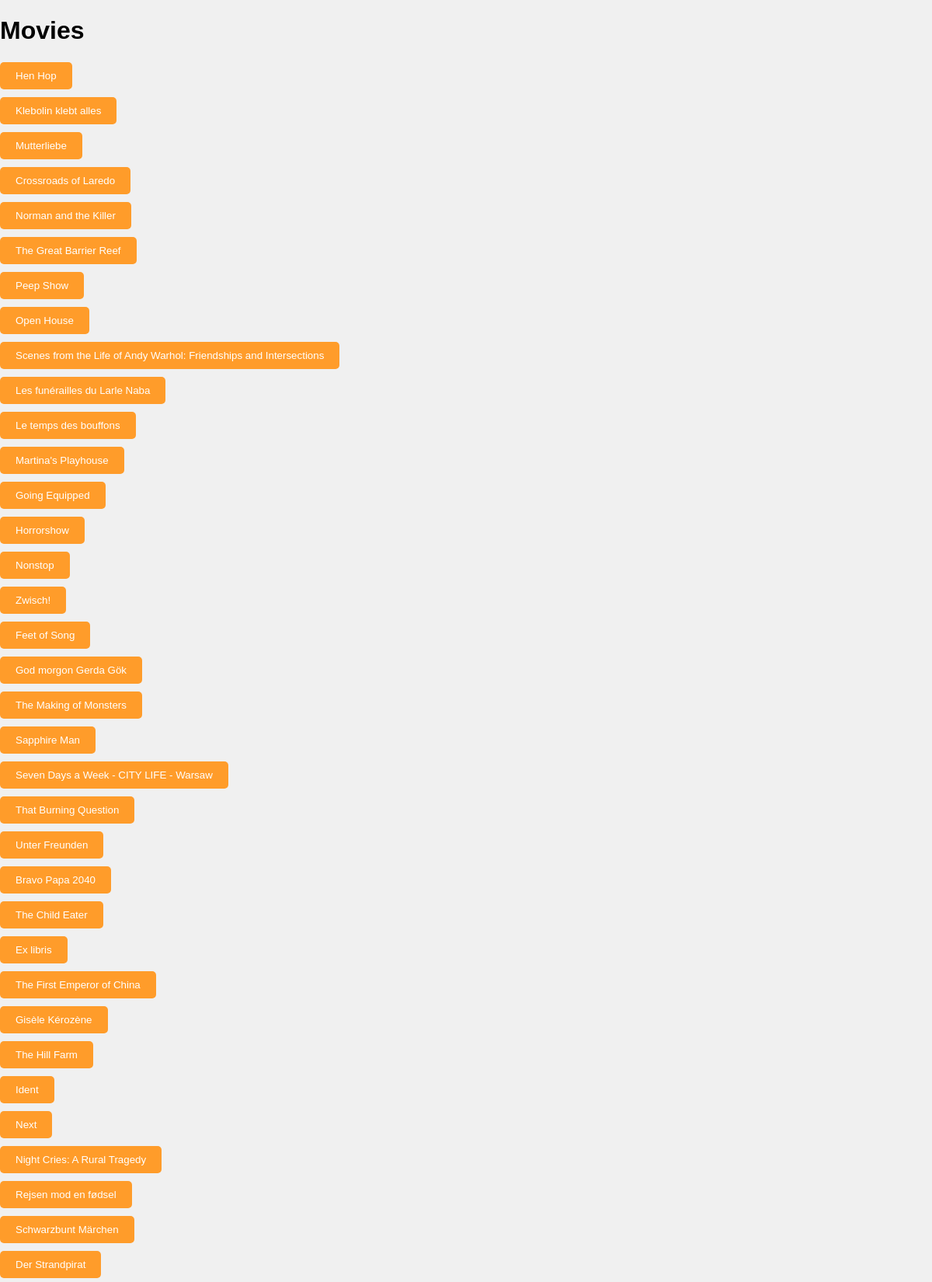
The app's page /ntuaflix_api/title (upper part) with its own data.
### myApp/models.py (models this page shows)
class Movies(models.Model):
  IS_ADULT_CHOICES = [
    (0, 'False'),
    (1, 'True')
  ]
  TITLE_TYPE_CHOICES = [
    ('short', 'short'),
    ('movie', 'movie'),
    ('tvEpisode', 'tvEpisode'),
    ]
  tconst = models.CharField(max_length=255, unique=True, primary_key=True)
  titleType = models.CharField(max_length=20, choices=TITLE_TYPE_CHOICES, null=False)
  primaryTitle = models.CharField(max_length=255, null=False)
  originalTitle = models.CharField(max_length=255, null=False)
  isAdult = models.BooleanField(choices=IS_ADULT_CHOICES, default=0)
  startYear = models.CharField(max_length=255, null=False, blank=False)
  endYear = models.CharField(max_length=255, default='\\N', null=True, blank=True)
  runtimeMinutes = models.PositiveIntegerField(default="\\N",null=True, blank=True)
  genres = models.CharField(max_length=255,default="\\N", null=True, blank=True)
  img_url_asset = models.URLField(max_length=2000, default="\\N", blank=True, null=True)

### myApp/views.py (the view)
# urls.py: path("title", views.titles, name="titles"),
def titles(request):
    titles = Movies.objects.all().values()
    template = loader.get_template('titles.html')
    context = {
        'titles': titles
    }
    return HttpResponse(template.render(context, request))

### myApp/templates/titles.html (shortened to what this page needs)
<!DOCTYPE html>
<html>
<head>
</head>
<body>
<h1>Movies</h1>
<ul class="movie-list">
  {% for x in titles %}
  <li>
    <button onclick="location.href='title/{{ x.tconst }}'">{{ x.primaryTitle }}</button>
  </li>
  {% endfor %}
</ul>
</body>
</html>

### myApp/templates/titles.html (style rules this page uses)
body { font-family: Arial, sans-serif; margin: 0; padding: 0; background: #f0f0f0; }
button { padding: 10px 20px; border: none; border-radius: 5px; background-color: #ff9c2a; color: white; cursor: pointer; }
.movie-list { list-style-type: none; padding: 0; }
.movie-list li { margin-bottom: 10px; }

### records on screen
Movies: primaryTitle "Hen Hop"
Movies: primaryTitle "Klebolin klebt alles"
Movies: primaryTitle "Mutterliebe"
Movies: primaryTitle "Crossroads of Laredo"
Movies: primaryTitle "Norman and the Killer"
Movies: primaryTitle "The Great Barrier Reef"
Movies: primaryTitle "Peep Show"
Movies: primaryTitle "Open House"
Movies: primaryTitle "Scenes from the Life of Andy Warhol: Friendships and Intersections"
Movies: primaryTitle "Les funérailles du Larle Naba"
Movies: primaryTitle "Le temps des bouffons"
Movies: primaryTitle "Martina's Playhouse"
Movies: primaryTitle "Going Equipped"
Movies: primaryTitle "Horrorshow"
Movies: primaryTitle "Nonstop"
Movies: primaryTitle "Zwisch!"
Movies: primaryTitle "Feet of Song"
Movies: primaryTitle "God morgon Gerda Gök"
Movies: primaryTitle "The Making of Monsters"
Movies: primaryTitle "Sapphire Man"
Movies: primaryTitle "Seven Days a Week - CITY LIFE - Warsaw"
Movies: primaryTitle "That Burning Question"
Movies: primaryTitle "Unter Freunden"
Movies: primaryTitle "Bravo Papa 2040"
Movies: primaryTitle "The Child Eater"
Movies: primaryTitle "Ex libris"
Movies: primaryTitle "The First Emperor of China"
Movies: primaryTitle "Gisèle Kérozène"
Movies: primaryTitle "The Hill Farm"
Movies: primaryTitle "Ident"
Movies: primaryTitle "Next"
Movies: primaryTitle "Night Cries: A Rural Tragedy"
Movies: primaryTitle "Rejsen mod en fødsel"
Movies: primaryTitle "Schwarzbunt Märchen"
Movies: primaryTitle "Der Strandpirat"
